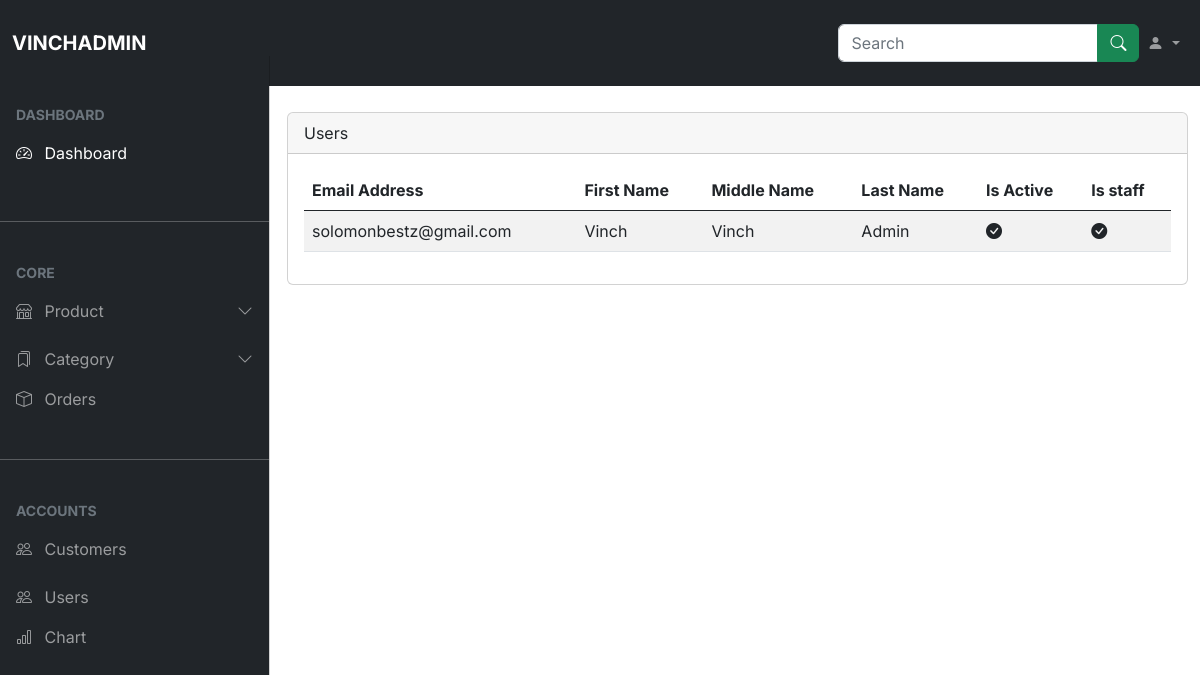
/users/ (signed in), run on an earlier commit of the app's database.
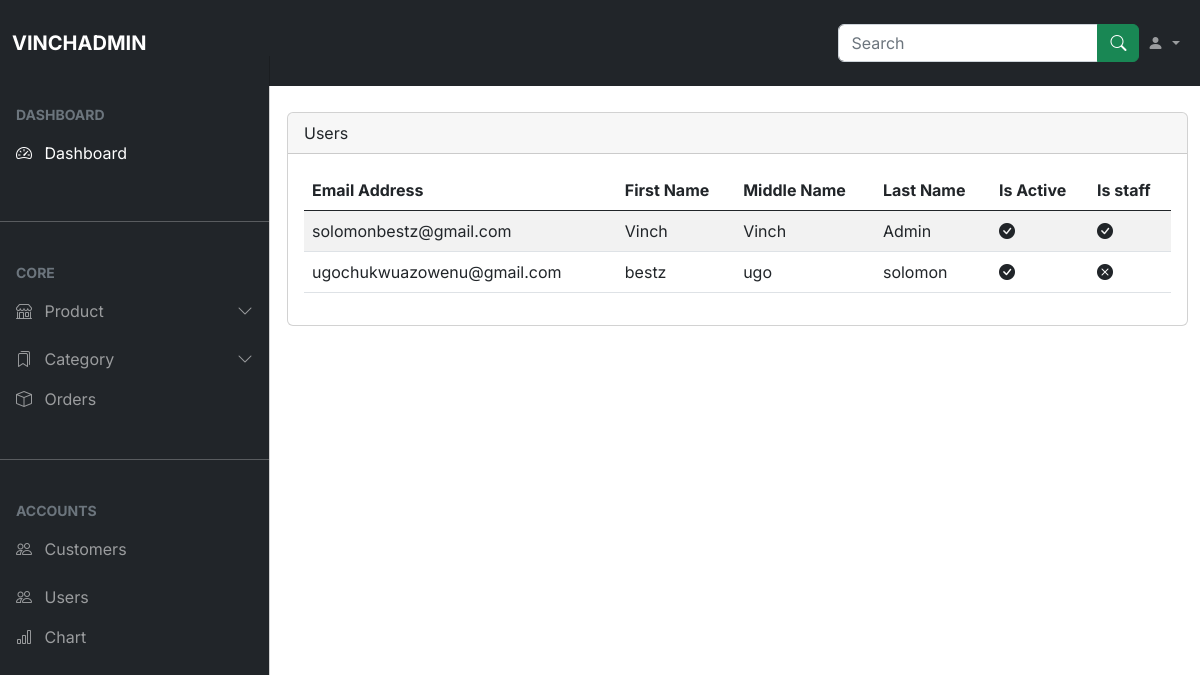
And on a later commit of the database.
### account/models.py (models this page shows)
class NewUser(AbstractBaseUser, PermissionsMixin):
    STATUS = (
        ('M', 'M'),
        ('F', 'F'),
    )
    email = models.EmailField(_("Email Adress"), unique=True)
    first_name = models.CharField(max_length=150)
    last_name = models.CharField(max_length=150)
    middle_name = models.CharField(max_length=150)
    gender = models.CharField(max_length=10, choices=STATUS, null=True)
    phone_number = models.CharField(max_length=17, blank=True, null=True)
    joined_date = models.DateTimeField(default=timezone.now)
    is_staff = models.BooleanField(default = False)
    is_active = models.BooleanField(default=False)
    objects = CustomAccountManager()
    USERNAME_FIELD = "email"
    REQUIRED_FIELDS = ['first_name', 'last_name', 'middle_name', 'gender', 'phone_number']
    def __str__(self):
        return self.last_name

### vinchadmin/views.py (the view)
# urls.py: path('users/', views.users, name="users"),
def users(request):
    if request.user.is_authenticated:
        u = NewUser.objects.all()
        user = Paginator(u, 10)
        page_num = request.GET.get('page', 1)
        try:
            user = user.page(page_num)
        except EmptyPage:
            user = user.page(1)
    else:
        redirect('authentication')
    return render(request, 'admindashboard/users.html', {'users': user})

### account/context_processors.py (called while the page is built)
def users(request):
    if request.user.is_authenticated:
        username = NewUser.objects.get(last_name=request.user)
        last_name = username.last_name
    else:
        last_name = "Account"
        pass
    return {'last_name': last_name}

### store/context_processors.py (called while the page is built, shortened)
def total_cart_items(request):
    if request.user.is_authenticated:
        customer = request.user.customer
        order, created = Order.objects.get_or_create(customer=customer, complete=False)
        items = order.orderitem_set.all()
        if order:
            orderitems = OrderItem.objects.filter(order=order)
            qty = sum([item.quantity for item in orderitems])
            cart_total = sum([item.get_total for item in orderitems])
        else:
            qty = 0
            cart_total = 0
    return {'qty': qty, 'cart_total': cart_total, 'items': items}

### templates/admindashboard/users.html (shortened to what this page needs)
{% extends 'admindashboard/home.html' %}
{% load static %}
{% block content %}
<div class="container-fluid my-5">
    <div class="row">
        <div class="col-md-12">
            <div class="card">
                <div class="card-header">
                    Users
                </div>
                <div class="card-body">
                    <div class="table-responsive">
                        <table class="table table-striped">
                            <thead>
                                <tr>
                                    <th>Email Address</th>
                                    <th>First Name</th>
                                    <th>Middle Name</th>
                                    <th>Last Name</th>
                                    <th>Is Active</th>
                                    <th>Is staff</th>
                                </tr>
                            </thead>
                            <tbody>
                                {% for user in  users%}
                                    <tr>
                                        <td>{{user.email}}</td>
                                        <td>{{user.first_name}}</td>
                                        <td>{{user.middle_name}}</td>
                                        <td>{{user.last_name}}</td>
                                        {% if user.is_active == True %}
                                            <td><i class="bi bi-check-circle-fill"></i></td>
                                        {% else %}
                                            <td><i class="bi bi-x-circle-fill"></i></td>
                                        {% endif %}
                                        {% if user.is_staff == True %}
                                            <td><i class="bi bi-check-circle-fill"></i></td>
                                        {% else %}
                                            <td><i class="bi bi-x-circle-fill"></i></td>
                                        {% endif %}
                                    </tr>
                                {% endfor %}
                            </tbody>
                        </table>
                    </div>
                </div>
            </div>
        </div>
    </div>
</div>
{% endblock content%}

What changed in the data, as far as the page shows it:
added NewUser: email "ugochukwuazowenu@gmail.com", first_name "bestz", middle_name "ugo", last_name "solomon", is_active True (drawn), is_staff False (drawn)
